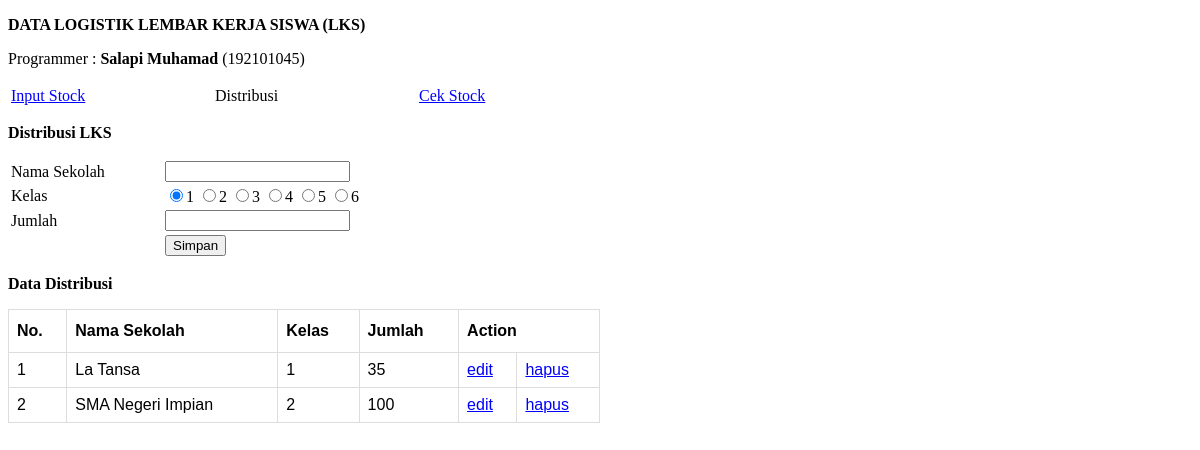
Page /distribusi.php on the committed database.
### tables this page shows
CREATE TABLE `distribusi` (
  `id` int(11) NOT NULL AUTO_INCREMENT,
  `sekolah` varchar(200) DEFAULT NULL,
  `kelas` char(1) DEFAULT NULL,
  `jumlah` int(11) DEFAULT NULL,
  PRIMARY KEY (`id`)
);

### distribusi.php (the view, shortened to what this page needs)
<?php include "database.php"; ?>
<!DOCTYPE html>
<html lang="en">
<head>
</head>
<body>
    <p><strong>DATA LOGISTIK LEMBAR KERJA SISWA (LKS)</strong></p>
    <p>Programmer : <strong>Salapi Muhamad</strong> (192101045)</p>
    <table>
        <tr>
            <td style="width: 200px;"><a href="index.php">Input Stock</a></td>
            <td style="width: 200px;"><a>Distribusi</a></td>
            <td><a href="cekstok.php">Cek Stock</a></td>
        </tr>
    </table>
    <p><strong>Distribusi LKS</strong></p>
    <form action="distribusi.php" method="POST">
        <table>
            <tr>
                <td>Nama Sekolah</td>
                <td>
                    <input type="text" name="sekolah" id="sekolah" min="1" value="<?=$row['sekolah'] ?? '';?>" required>
                </td>
            </tr>
            <tr>
                <td style="width: 150px;">Kelas</td>
                <td>
                    <?php for($i = 1; $i <= 6; $i++) : ?>
                    <input type="radio" name="kelas" id="kelas" value="<?=$i;?>"
                            <?php if(isset($_GET['edit'])){ ?>
                            <?php if($i == $row['kelas']) : ?> checked <?php endif; ?>
                            <?php }else{ ?>
                            <?php if($i == 1) echo "checked"; ?>
                            <?php } ?>
                    ><?=$i;?>
                    <?php endfor; ?>
                </td>
            </tr>
            <tr>
                <td>Jumlah</td>
                <td>
                    <input type="number" name="jumlah" id="jumlah" min="1" value="<?=$row['jumlah'] ?? '';?>" required>
                </td>
            </tr>
            <tr>
                <td>&nbsp;</td>
                <td>
                    <?php if(isset($_GET['edit'])){ ?>
                    <input type="submit" name="edit" id="edit" value="Simpan">
                    <?php }else{ ?>
                    <input type="submit" name="submit" id="submit" value="Simpan">
                    <?php } ?>
                </td>
            </tr>
        </table>
    </form>
    <p><strong>Data Distribusi</strong></p>
    <table  id="customers">
        <tr>
            <th>No.</th>
            <th>Nama Sekolah</th>
            <th>Kelas</th>
            <th>Jumlah</th>
            <th colspan="2">Action</th>
        </tr>
        <?php
        $sql = "select * from distribusi where jumlah > 0";
        $query = mysqli_query($db, $sql);
        $i = 1;
        while($row = mysqli_fetch_assoc($query)) :
        ?>
        <tr>
            <td><?=$i++;?></td>
            <td><?=$row['sekolah'];?></td>
            <td><?=$row['kelas'];?></td>
            <td><?=number_format($row['jumlah'], 0, ',', '.');?></td>
            <td><a href="distribusi.php?edit=<?=$row['id'];?>">edit</a></td>
            <td><a href="distribusi.php?delete=<?=$row['id'];?>" onclick="return confirm('Anda yakin ingin menghapus ini?')">hapus</a></td>
        </tr>
        <?php endwhile; ?>
    </table>
</body>
</html>

### distribusi.php (style rules this page uses)
a:link { color: blue; }
#customers { font-family: Arial, Helvetica, sans-serif; border-collapse: collapse; width: 50%; }
#customers td, #customers th { border: 1px solid #ddd; padding: 8px; }
#customers th { padding-top: 12px; padding-bottom: 12px; text-align: left; color: black; }

### rows in the picture
distribusi: sekolah "La Tansa", kelas "1", jumlah "35"
distribusi: sekolah "SMA Negeri Impian", kelas "2", jumlah "100"
